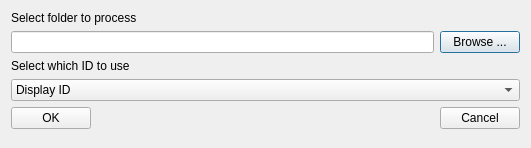
<?xml version="1.0" encoding="UTF-8"?>
<ui version="4.0">
 <class>SelectUnifiedCSVFolderDiag</class>
 <widget class="QDialog" name="SelectUnifiedCSVFolderDiag">
  <property name="geometry">
   <rect>
    <x>0</x>
    <y>0</y>
    <width>531</width>
    <height>148</height>
   </rect>
  </property>
  <property name="windowTitle">
   <string>Dialog</string>
  </property>
  <layout class="QVBoxLayout" name="verticalLayout_3">
   <item>
    <layout class="QVBoxLayout" name="verticalLayout_2">
     <item>
      <widget class="QLabel" name="label">
       <property name="text">
        <string>Select folder to process</string>
       </property>
      </widget>
     </item>
     <item>
      <layout class="QHBoxLayout" name="horizontalLayout">
       <item>
        <widget class="QLineEdit" name="lePath">
         <property name="readOnly">
          <bool>true</bool>
         </property>
        </widget>
       </item>
       <item>
        <widget class="QPushButton" name="pbBrowse">
         <property name="text">
          <string>Browse ...</string>
         </property>
        </widget>
       </item>
      </layout>
     </item>
    </layout>
   </item>
   <item>
    <layout class="QVBoxLayout" name="verticalLayout">
     <item>
      <widget class="QLabel" name="label_2">
       <property name="text">
        <string>Select which ID to use</string>
       </property>
      </widget>
     </item>
     <item>
      <widget class="QComboBox" name="cbIDToUse">
       <item>
        <property name="text">
         <string>Display ID</string>
        </property>
       </item>
       <item>
        <property name="text">
         <string>Name and Lastname</string>
        </property>
       </item>
      </widget>
     </item>
    </layout>
   </item>
   <item>
    <layout class="QHBoxLayout" name="horizontalLayout_2">
     <item>
      <widget class="QPushButton" name="pbOK">
       <property name="text">
        <string>OK</string>
       </property>
      </widget>
     </item>
     <item>
      <spacer name="horizontalSpacer">
       <property name="orientation">
        <enum>Qt::Horizontal</enum>
       </property>
       <property name="sizeHint" stdset="0">
        <size>
         <width>40</width>
         <height>20</height>
        </size>
       </property>
      </spacer>
     </item>
     <item>
      <widget class="QPushButton" name="pbCancel">
       <property name="text">
        <string>Cancel</string>
       </property>
      </widget>
     </item>
    </layout>
   </item>
   <item>
    <spacer name="verticalSpacer">
     <property name="orientation">
      <enum>Qt::Vertical</enum>
     </property>
     <property name="sizeHint" stdset="0">
      <size>
       <width>20</width>
       <height>40</height>
      </size>
     </property>
    </spacer>
   </item>
  </layout>
 </widget>
 <resources/>
 <connections/>
</ui>
